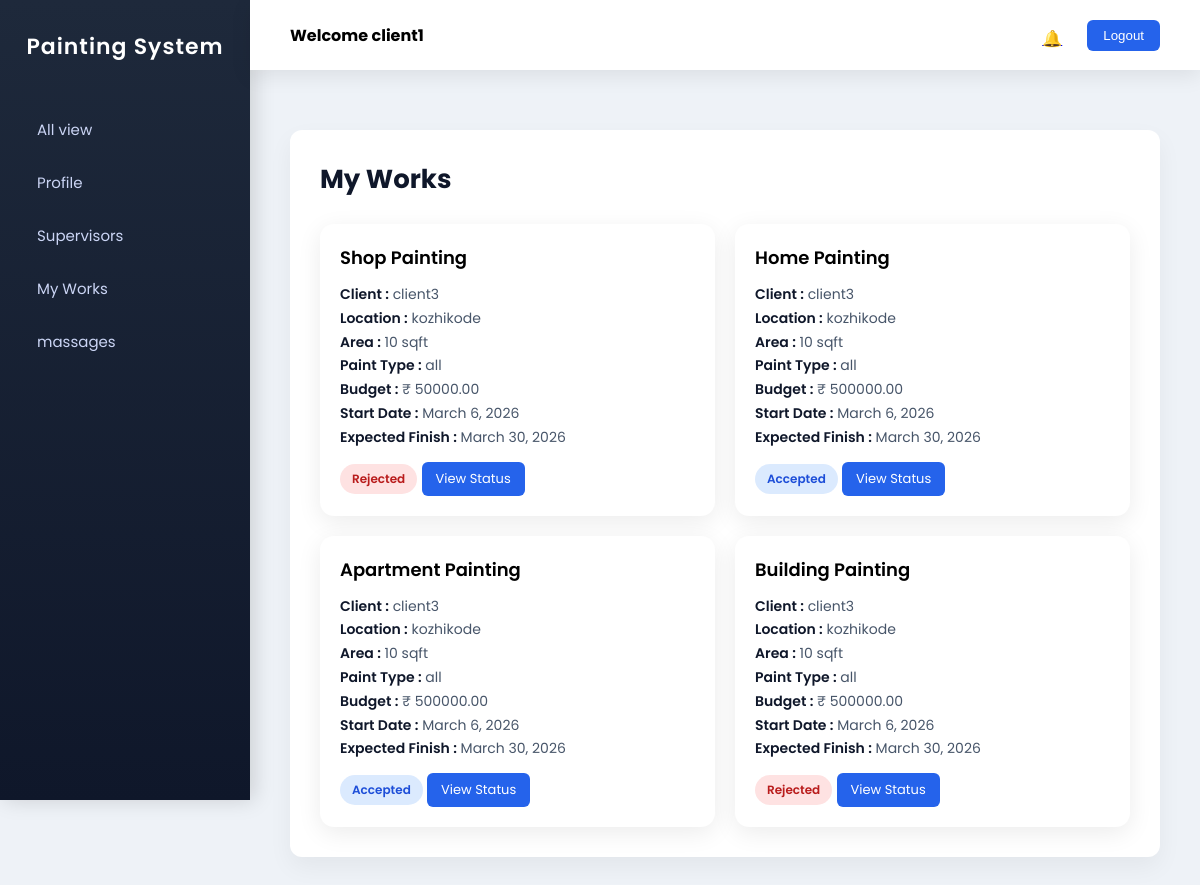
Page /my_works (signed in) on the earlier database version.
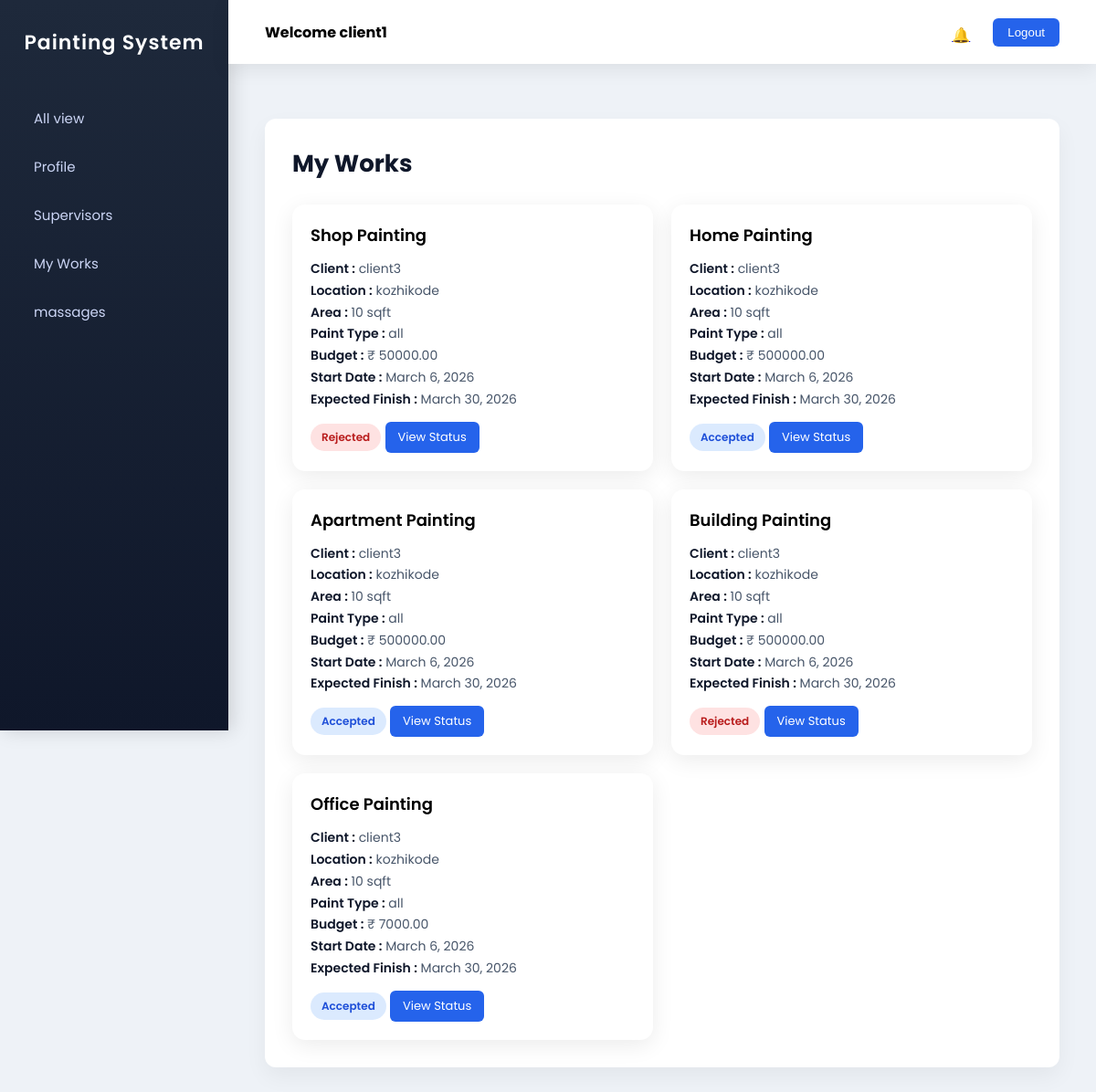
Same page on the later database version.
### brush_track_app/models.py (models this page shows, shortened)
class Work(models.Model):
    client = models.ForeignKey("Client", on_delete=models.CASCADE)
    supervisor = models.ForeignKey("Supervisor", on_delete=models.CASCADE)
    location = models.CharField(max_length=250)
    WORK_TYPE_CHOICES = [
        ("Home", "Home"),
        ("Office", "Office"),
        ("Building", "Building"),
        ("Shop", "Shop"),
        ("Apartment", "Apartment"),
    ]
    work_type = models.CharField(
        max_length=50,
        choices=WORK_TYPE_CHOICES
    )
    square_feet = models.IntegerField(null=True, blank=True)
    paint_type = models.CharField(max_length=100, null=True, blank=True)  # Interior / Exterior
    start_date = models.DateField(null=True, blank=True)
    expected_finish_date = models.DateField(null=True, blank=True)
    budget = models.DecimalField(max_digits=10, decimal_places=2, null=True, blank=True)
    status = models.CharField(
        max_length=50,
        choices=[
            ("Pending", "Pending"),
            ("Started", "Started"),
            ("Completed", "Completed"),
        ],
        default="Pending"
    )
    created_at = models.DateTimeField(auto_now_add=True)

class Client(models.Model):
    client_details = models.OneToOneField("Login", on_delete=models.DO_NOTHING)
    name = models.CharField(max_length=100)
    email = models.EmailField()
    phone = models.IntegerField()
    address = models.TextField(max_length=50)
    document = models.FileField(upload_to='documents/')
    def __str__(self):
        return self.name

### brush_track_app/clientview.py (the view)
# urls.py: path('my_works',clientview.my_works,name='my_works'),
def my_works(request):
    client = Client.objects.get(client_details=request.user)
    works = Work.objects.filter(client=client)
    return render(request,'client/add_work_view.html',{'works':works})

### templates/client/add_work_view.html (shortened to what this page needs)
{% extends "client/client.html" %}
{% block content %}
<div class="page-title">
My Works
</div>
<div class="work-grid">
{% for work in works %}
<div class="work-card">
<div class="work-header">
{{ work.work_type }} Painting
</div>
<div class="work-details">
<div><span>Client :</span> {{ work.client }}</div>
<div><span>Location :</span> {{ work.location }}</div>
<div><span>Area :</span> {{ work.square_feet }} sqft</div>
<div><span>Paint Type :</span> {{ work.paint_type }}</div>
<div><span>Budget :</span> ₹ {{ work.budget }}</div>
<div><span>Start Date :</span> {{ work.start_date }}</div>
<div><span>Expected Finish :</span> {{ work.expected_finish_date }}</div>
</div>
{% if work.status == "Pending" %}
<div class="status pending">Pending Approval</div>
{% elif work.status == "Accepted" %}
<div class="status accepted">Accepted</div>
{% elif work.status == "Rejected" %}
<div class="status rejected">Rejected</div>
{% elif work.status == "Completed" %}
<div class="status completed">Completed</div>
{% endif %}
<a href="{% url 'work_status' work.id %}" class="view-btn">
View Status
</a>
</div>
{% empty %}
<p>No Work Assigned</p>
{% endfor %}
</div>
{% endblock %}

Differences in the rows shown:
added Work: work_type "Office", client "client3", location "kozhikode", square_feet "10", paint_type "all", budget "7000.00", start_date "March 6, 2026", expected_finish_date "March 30, 2026", status "Accepted"
